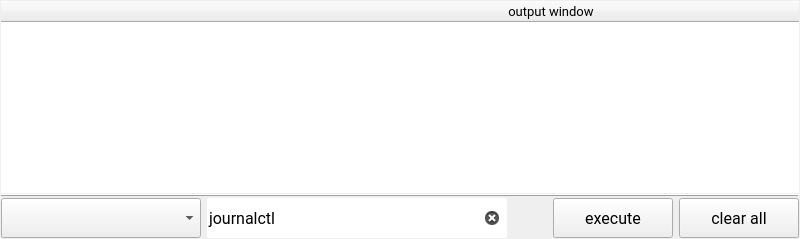
      <widget class="QWidget" name="pgCommand">
       <layout class="QVBoxLayout" name="verticalLayout_7">
        <property name="spacing">
         <number>1</number>
        </property>
        <property name="leftMargin">
         <number>1</number>
        </property>
        <property name="topMargin">
         <number>1</number>
        </property>
        <property name="rightMargin">
         <number>1</number>
        </property>
        <property name="bottomMargin">
         <number>1</number>
        </property>
        <item>
         <widget class="QTableWidget" name="tableCommand">
          <property name="font">
           <font>
            <family>Roboto</family>
            <pointsize>10</pointsize>
           </font>
          </property>
          <property name="frameShape">
           <enum>QFrame::NoFrame</enum>
          </property>
          <property name="frameShadow">
           <enum>QFrame::Raised</enum>
          </property>
          <property name="alternatingRowColors">
           <bool>true</bool>
          </property>
          <property name="sortingEnabled">
           <bool>true</bool>
          </property>
          <attribute name="horizontalHeaderDefaultSectionSize">
           <number>1100</number>
          </attribute>
          <column>
           <property name="text">
            <string>output window</string>
           </property>
          </column>
         </widget>
        </item>
        <item>
         <widget class="Line" name="line_2">
          <property name="frameShadow">
           <enum>QFrame::Raised</enum>
          </property>
          <property name="orientation">
           <enum>Qt::Horizontal</enum>
          </property>
         </widget>
        </item>
        <item>
         <layout class="QHBoxLayout" name="horizontalLayout_3">
          <property name="spacing">
           <number>6</number>
          </property>
          <property name="leftMargin">
           <number>0</number>
          </property>
          <property name="rightMargin">
           <number>0</number>
          </property>
          <item alignment="Qt::AlignHCenter|Qt::AlignVCenter">
           <widget class="QComboBox" name="cboxCommand">
            <property name="minimumSize">
             <size>
              <width>200</width>
              <height>40</height>
             </size>
            </property>
            <property name="maximumSize">
             <size>
              <width>200</width>
              <height>40</height>
             </size>
            </property>
            <property name="font">
             <font>
              <family>Roboto</family>
              <pointsize>12</pointsize>
             </font>
            </property>
            <property name="layoutDirection">
             <enum>Qt::LeftToRight</enum>
            </property>
            <property name="autoFillBackground">
             <bool>false</bool>
            </property>
            <property name="styleSheet">
             <string notr="true">align-content: center;
align-items: center;
align-self: center;</string>
            </property>
            <property name="editable">
             <bool>false</bool>
            </property>
            <property name="frame">
             <bool>true</bool>
            </property>
           </widget>
          </item>
          <item>
           <widget class="QLineEdit" name="edCommand">
            <property name="minimumSize">
             <size>
              <width>300</width>
              <height>40</height>
             </size>
            </property>
            <property name="maximumSize">
             <size>
              <width>800000</width>
              <height>40</height>
             </size>
            </property>
            <property name="font">
             <font>
              <family>Roboto</family>
              <pointsize>12</pointsize>
             </font>
            </property>
            <property name="styleSheet">
             <string notr="true">QLineEdit{
	background-color: rgb(255, 255, 255);
	border: solid;
	border-radius: 2px;
    border-color: red;
}</string>
            </property>
            <property name="text">
             <string>journalctl</string>
            </property>
            <property name="frame">
             <bool>true</bool>
            </property>
            <property name="clearButtonEnabled">
             <bool>true</bool>
            </property>
           </widget>
          </item>
          <item>
           <spacer name="horizontalSpacer_8">
            <property name="orientation">
             <enum>Qt::Horizontal</enum>
            </property>
            <property name="sizeType">
             <enum>QSizePolicy::Fixed</enum>
            </property>
            <property name="sizeHint" stdset="0">
             <size>
              <width>40</width>
              <height>20</height>
             </size>
            </property>
           </spacer>
          </item>
          <item>
           <widget class="QPushButton" name="btnCallCmd">
            <property name="minimumSize">
             <size>
              <width>120</width>
              <height>40</height>
             </size>
            </property>
            <property name="maximumSize">
             <size>
              <width>120</width>
              <height>40</height>
             </size>
            </property>
            <property name="font">
             <font>
              <family>Roboto</family>
              <pointsize>12</pointsize>
             </font>
            </property>
            <property name="text">
             <string>execute</string>
            </property>
            <property name="icon">
             <iconset resource="resources.qrc">
              <normaloff>:/test/pictures/play.svg</normaloff>:/test/pictures/play.svg</iconset>
            </property>
            <property name="iconSize">
             <size>
              <width>20</width>
              <height>20</height>
             </size>
            </property>
           </widget>
          </item>
          <item>
           <widget class="QPushButton" name="btnCommandClear">
            <property name="minimumSize">
             <size>
              <width>120</width>
              <height>40</height>
             </size>
            </property>
            <property name="maximumSize">
             <size>
              <width>120</width>
              <height>40</height>
             </size>
            </property>
            <property name="font">
             <font>
              <family>Roboto</family>
              <pointsize>12</pointsize>
             </font>
            </property>
            <property name="text">
             <string>clear all</string>
            </property>
            <property name="icon">
             <iconset resource="resources.qrc">
              <normaloff>:/test/pictures/trash-2.svg</normaloff>:/test/pictures/trash-2.svg</iconset>
            </property>
            <property name="iconSize">
             <size>
              <width>20</width>
              <height>20</height>
             </size>
            </property>
           </widget>
          </item>
         </layout>
        </item>
       </layout>
      </widget>
